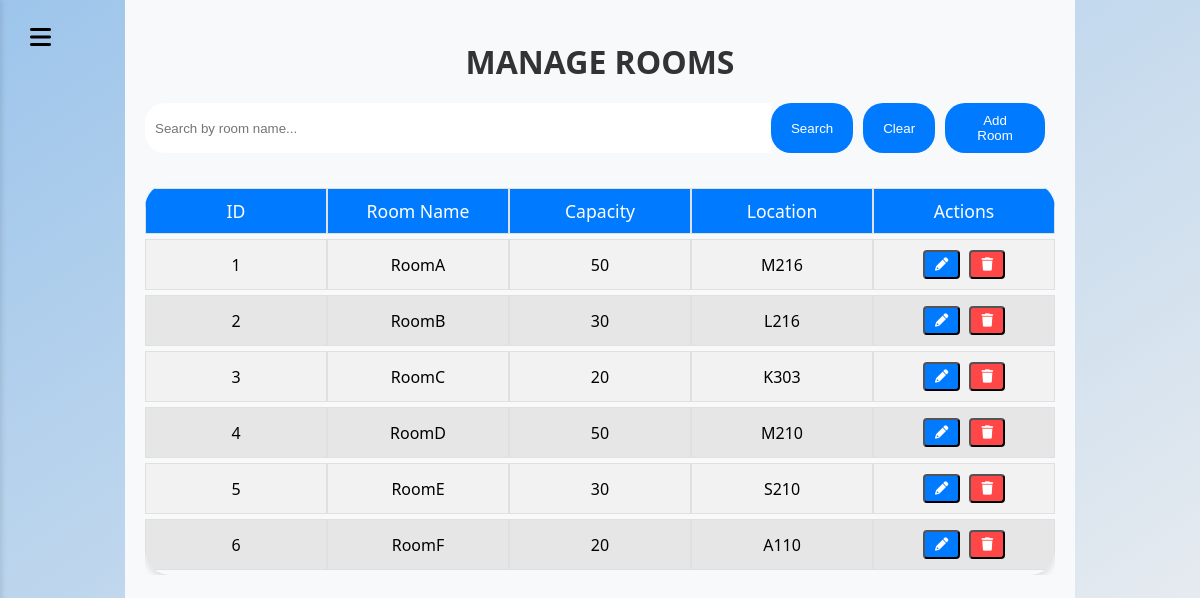
The page /Pages/manage_rooms_page.php (signed in) on the database its author committed.
### tables this page shows
CREATE TABLE ROOM (
     
    room_ID INT AUTO_INCREMENT NOT NULL PRIMARY KEY,
     
    room_name VARCHAR(50) NOT NULL,
    capacity INT NOT NULL,
    room_location VARCHAR(4) NOT NULL
);

### Pages/manage_rooms_page.php (the view, shortened to what this page needs)
<?php
require '../Database/db_connect.php';
$searchQuery = isset($_GET['search']) ? $_GET['search'] : "";
$rooms = [];
if (!empty($searchQuery)) {
    $stmt = $pdo->prepare("SELECT * FROM ROOM WHERE room_name LIKE :room_name");
    $stmt->execute(['room_name' => '%'.$searchQuery.'%']);
    $rooms = $stmt->fetchAll(PDO::FETCH_ASSOC);
} else {
    $stmt = $pdo->prepare("SELECT * FROM ROOM");
    $stmt->execute();
    $rooms = $stmt->fetchAll(PDO::FETCH_ASSOC);
}
?>
<!DOCTYPE html>
<html lang="en">
<head>
    <link rel="stylesheet" href="../Styles/style.css">
    <link rel="stylesheet" href="../Styles/manage_rooms_style.css">
    <link rel="stylesheet" href="https://cdnjs.cloudflare.com/ajax/libs/font-awesome/6.0.0-beta3/css/all.min.css">
</head>
<body>
    <div class="sidebar-toggle" onclick="toggleSidebar()">
        <i class="fa-solid fa-bars"></i>
    </div>
    <div class="main-container">
        <div class="content">
            <div class="title">Manage Rooms</div>
            <div class="search-form">
                <input type="text" id="searchBox" value="<?php echo htmlspecialchars($searchQuery); ?>" class="search-input" placeholder="Search by room name...">
                <button onclick="searchRoom()" class="search-btn">Search</button>
                <button onclick="clearAndSearch()" class="search-btn">Clear</button>
                <button onclick="openAddRoomModal()" class="search-btn">Add Room</button>
            </div>
            <div class="table-responsive">
                <table>
                    <thead>
                        <tr>
                            <th>ID</th>
                            <th>Room Name</th>
                            <th>Capacity</th>
                            <th>Location</th>
                            <th>Actions</th>
                        </tr>
                    </thead>
                    <tbody>
                        <?php foreach ($rooms as $room) { ?>
                            <tr>
                                <td data-column="ID"><?php echo $room['room_ID']; ?></td>
                                <td data-column="Room Name"><?php echo $room['room_name']; ?></td>
                                <td data-column="Capacity"><?php echo $room['capacity']; ?></td>
                                <td data-column="Location"><?php echo $room['room_location']; ?></td>
                                <td data-column="Actions">
                                    <button class="edit-btn" onclick="openEditModal(<?php echo $room['room_ID']; ?>)">
                                        <i class="fas fa-pencil-alt"></i>
                                    </button>
                                    <button class="delete-btn" onclick="deleteRoom(<?php echo $room['room_ID']; ?>)">
                                        <i class="fas fa-trash"></i>
                                    </button>
                                </td>
                            </tr>
                        <?php } ?>
                    </tbody>
                </table>
            </div>
        </div>
    </div>
</body>
</html>

### Styles/style.css (style rules this page uses)
.title { text-align: center; font-size: 2em; margin-top: 20px; margin-bottom: 20px; color: #333; font-weight: bold; text-transform: uppercase; }
.main-container { display: flex; height: 100vh; }
.content { flex: 1; padding: 20px; background-color: #f8f9fa; }
.sidebar-toggle { position: absolute; top: 5px; left: 10px; z-index: 1000; cursor: pointer; }
.sidebar-toggle i { font-size: 24px; cursor: pointer; padding: 19.96px; }
.table-responsive { max-width: 100%; overflow-y: auto; display: block; max-height: 600px; z-index: 2; }
table { width: 100%; border-collapse: separate; border-spacing: 0 5px; margin-top: 20px; background-color: transparent; box-shadow: 0 4px 6px rgba(0, 0, 0, 0.1); border-radius: 25px; overflow: hidden; }
table th, table td { padding: 10px 15px; border: 1px solid #e0e0e0; text-align: center; min-width: 150px; width: 20%; z-index: 1; overflow: hidden; text-overflow: ellipsis; white-space: nowrap; }
table th { background-color: #007BFF; position: sticky; color: #ffffff; font-weight: 500; font-size: 1.1em; z-index: 1; }
table tr:nth-child(odd) { background-color: #f2f2f2; }
table tr:nth-child(even) { background-color: #e6e6e6; }
.edit-btn { display: inline-block; padding: 5px 10px; background-color: #007BFF; color: #ffffff; border-radius: 4px; text-decoration: none; margin-right: 5px; transition: background-color 0.3s; }
.delete-btn { display: inline-block; padding: 5px 10px; background-color: #FF4747; color: #ffffff; border-radius: 4px; text-decoration: none; transition: background-color 0.3s; }
.search-form { display: flex; justify-content: center; margin-bottom: 10px; }
.search-input[type="text"] { padding: 10px; border: none; border-radius: 20px 0 0 20px; outline: none; width: 70%; }
.search-btn { padding: 10px 20px; margin-right: 10px; border: none; background-color: #007BFF; color: white; border-radius: 20px; cursor: pointer; }

### rows shown on the page
room: room_ID "1", room_name "RoomA", capacity "50", room_location "M216"
room: room_ID "2", room_name "RoomB", capacity "30", room_location "L216"
room: room_ID "3", room_name "RoomC", capacity "20", room_location "K303"
room: room_ID "4", room_name "RoomD", capacity "50", room_location "M210"
room: room_ID "5", room_name "RoomE", capacity "30", room_location "S210"
room: room_ID "6", room_name "RoomF", capacity "20", room_location "A110"
